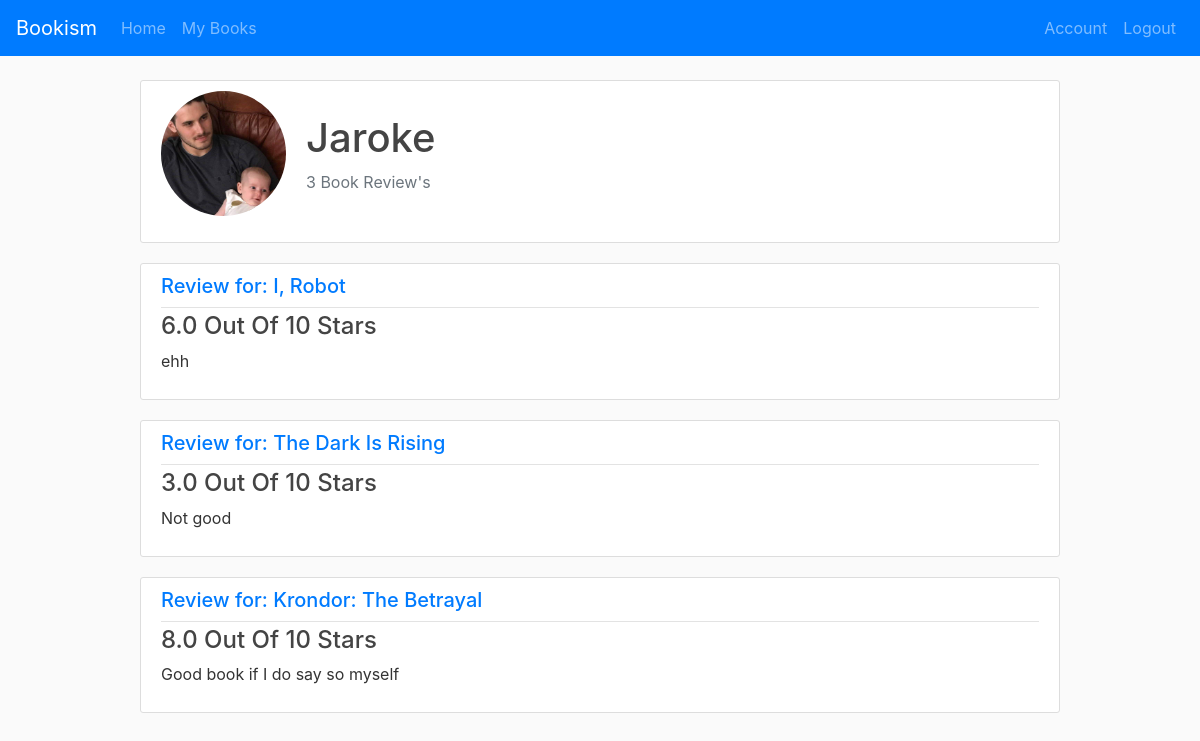
Screenshot of /user/1 (signed in) with the database file from the repository.
### project1/models.py (models this page shows)
class User(db.Model, UserMixin):
    id = db.Column(db.Integer, primary_key=True)
    name = db.Column(db.String(25), nullable=False)
    password = db.Column(db.String(60), nullable=False)
    image_file = db.Column(db.String(20), nullable=False, default='default.jpg')
    reviews = db.relationship("Review", back_populates="users")

class Review(db.Model):
    book_id = db.Column(db.String(25), db.ForeignKey('book.id'), primary_key = True)
    user_id = db.Column(db.Integer, db.ForeignKey('user.id'), primary_key = True)
    username = db.Column(db.String(25), nullable=False)
    bookname = db.Column(db.String(50), nullable=False)
    review = db.Column(db.Text)
    rating = db.Column(db.Float)
    books = db.relationship("Book", back_populates="reviews")
    users = db.relationship("User", back_populates="reviews")

### project1/routes.py (the view)
@app.route("/user/<int:id>")
def users(id):
    user = User.query.get(int(id))  # Get the user with the id of id
    img_file = url_for('static', filename=f'profile_pics/{user.image_file}')
    user_prof = False  # Used to determine if the user page is the current users page
    if current_user.id == id:
        user_prof = True
    return render_template('user.html', user=user,
        count=len(user.reviews), img=img_file, user_prof=user_prof)

### project1/models.py (called while the page is built)
@login_manager.user_loader
def load_user(user_id):
    return User.query.get(int(user_id))

### project1/templates/user.html (shortened to what this page needs)
{% extends "index.html" %}
{% block body %}
<div class="container content-section">
  <div class="media align-items-center">
    <img src="{{ img }}" class="rounded-circle account-img" width="80">
    <div class="media-body">
      <h2 class="account-heading">{{ user.name }}</h2>
      <p class="text-secondary">{{ count }} Book Review's</p>
    </div>
  </div>
</div>
{% for review in user.reviews %}
  <article class="media content-section">
    <div class="media-body">
      <div class="article-metadata">
        <h5 class="mr-2">
          <a href="{{ url_for('book', id=review.book_id) }}">Review for: {{ review.bookname }}</a>
        </h5>
      </div>
      <h4 class="article-title">{{ review.rating }} Out Of 10 Stars</h4>
      <p class="article-content">{{ review.review }}</p>
  </article>
{% endfor %}
{% endblock %}

### project1/static/main.css (style rules this page uses)
body { background: #fafafa; color: #333333; margin-top: 5rem; }
h1, h2, h3, h4, h5, h6 { color: #444444; }
.content-section { background: #ffffff; padding: 10px 20px; border: 1px solid #dddddd; border-radius: 3px; margin-bottom: 20px; }
.article-title { color: #444444; }
.article-content { white-space: pre-line; }
.article-metadata { padding-bottom: 1px; margin-bottom: 4px; border-bottom: 1px solid #e3e3e3 }
.account-img { height: 125px; width: 125px; margin-right: 20px; margin-bottom: 16px; }
.account-heading { font-size: 2.5rem; }

### rows the page displays
User: name "Jaroke"
Review: bookname "I, Robot", rating "6.0", review "ehh"
Review: bookname "The Dark Is Rising", rating "3.0", review "Not good"
Review: bookname "Krondor: The Betrayal", rating "8.0", review "Good book if I do say so myself"

### other values shown
{{ count }} "3"
